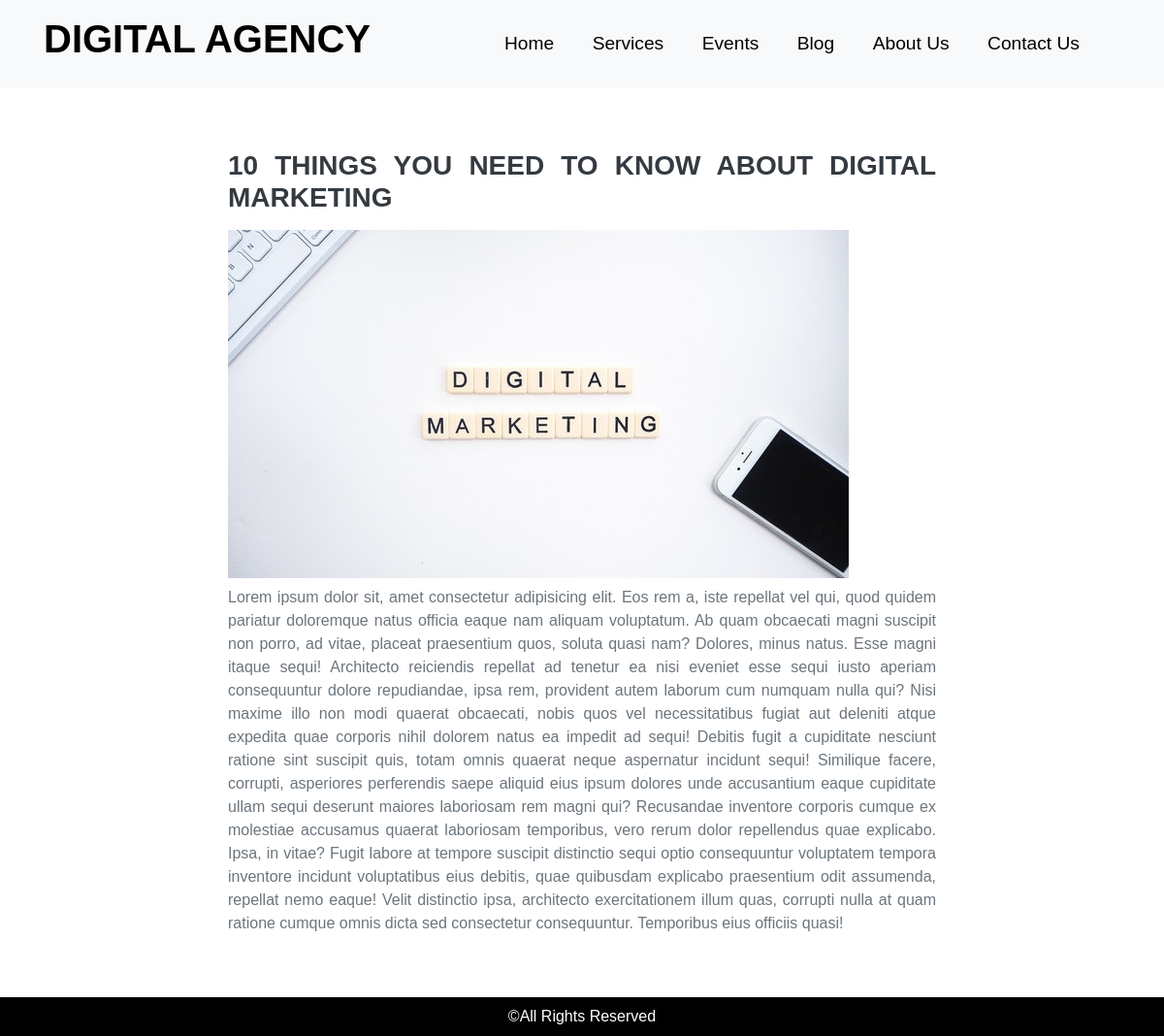
Page /show_blog.php?ref=1 on the committed database.
### tables this page shows
CREATE TABLE `blog` (
  `id` int(10) NOT NULL,
  `title` text NOT NULL,
  `desc_blog` text NOT NULL,
  `image` text NOT NULL
);

### show_blog.php (the view, shortened to what this page needs)
<?php
    require_once ('db.php');
    $ref = $_REQUEST['ref'];
?>
<!DOCTYPE html>
<html lang="en">
<head>
    <link rel="stylesheet" href="css/bootstrap.min.css">
    <link rel="stylesheet" href="css/style.css">
</head>
<body>
   <header class="py-3 bg-light" id="header">
        <div class="container">
            <div class="row">
                <div class="col-md-5">
                    <h1 class="text-uppercase font-weight-bold"><a href="index.html">digital agency</a></h1>
                </div>
                <div class="col-md-7" id="menus">
                    <ul class=" text-capitalize">
                        <li class="list" id="list-gap"><a href="index.php">home</a></li>
                        <li class="list"><a href="services.php" class="gap">services</a></li>
                        <li class="list"><a href="event.php" class="gap">events</a></li>
                        <li class="list"><a href="blog.php" class="gap">blog<a></li>
                        <li class="list"><a href="about.php" class="gap">about us</a></li>
                        <li class="list"><a href="contact.php" class="gap">contact us</a></li>
                    </ul>
                </div>
            </div>
        </div>
    </header>
        <div class="container py-5">
        <div class="row">
        <?php
        $q = "SELECT * FROM blog WHERE id = '$ref'";
        $query = mysqli_query($db, $q);
        $num = mysqli_num_rows($query);
        if($num > 0)
        {
            while($blog = mysqli_fetch_assoc($query)) {
        ?>
        <div class="col-8 mx-auto">
        <h3 class="text-justify font-weight-bold text-uppercase text-dark my-3"><?php echo $blog['title']; ?></h3>
        <img src="admin/img/<?php echo $blog['image']; ?>" alt="blog" class="img-fluid">
        <p class="text-muted mt-2 text-justify"><?php echo $blog['desc_blog']; ?></p>
        </div>
        <?php
            }
            }
        ?>
        </div>
        </div>
     <section id="footer">
            <p class="text-capitalize text-white text-center">&copy;all rights reserved</p>
        </section>
    </body>
    </html>

### css/style.css (style rules this page uses)
* { margin: 0; padding: 0; box-sizing: border-box; }
body { font-family: sans-serif; }
#header h1 a { text-decoration: none;color: black; }
#header ul { margin: 0px;padding: 0px; }
#header ul li { display: inline-block; line-height: 3.0;list-style-type: none; }
#header ul li a { text-decoration: none; color: black;font-size: 1.2rem; }
#header .gap { padding-left: 35px; }
#footer { background: black;height: 40px;overflow: hidden; }
#footer p { line-height: 2.5; }

### rows in the picture
blog: title "10 THINGS YOU NEED TO KNOW ABOUT DIGITAL MARKETING", image (picture), desc_blog "Lorem ipsum dolor sit, amet consectetur adipisicing elit. Eos rem a, iste repellat vel qui, quod quidem pariatur doloremque natus officia eaque nam aliquam voluptatum. Ab quam obcaecati magni suscipit non porro, ad vitae, placeat praesentium quos, soluta quasi nam? Dolores, minus natus. Esse magni itaque sequi! Architecto reiciendis repellat ad tenetur ea nisi eveniet esse sequi iusto aperiam consequuntur dolore repudiandae, ipsa rem, provident autem laborum cum numquam nulla qui? Nisi maxime illo non modi quaerat obcaecati, nobis quos vel necessitatibus fugiat aut deleniti atque expedita quae corporis nihil dolorem natus ea impedit ad sequi! Debitis fugit a cupiditate nesciunt ratione sint…"
